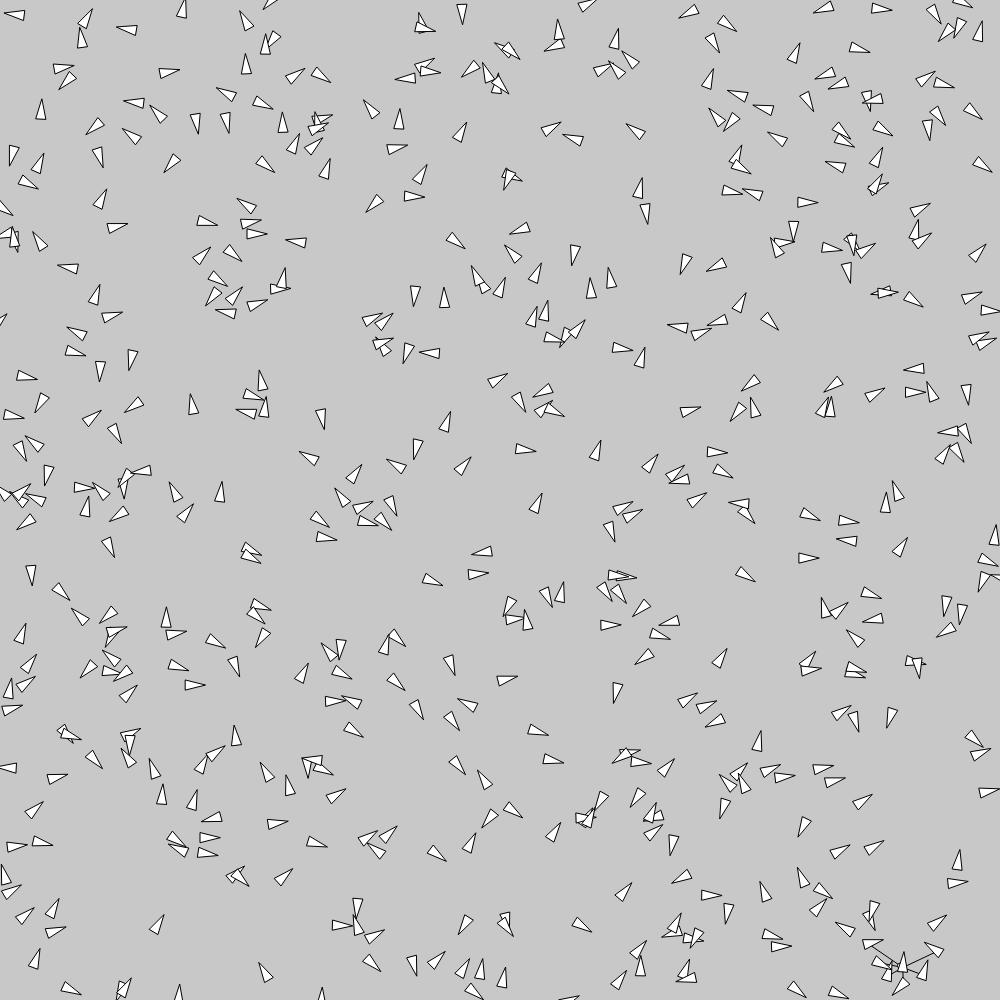
Frame 1 (no input)
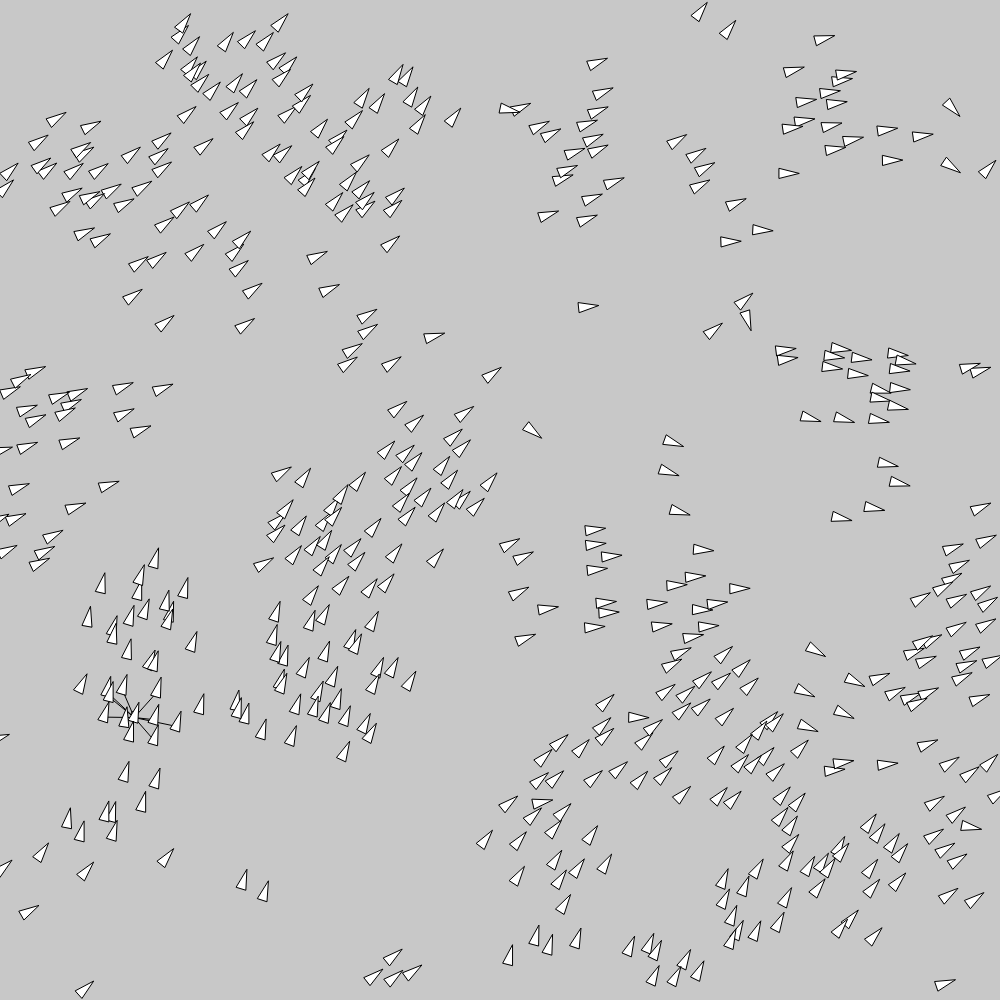
Frame 60 (no input)
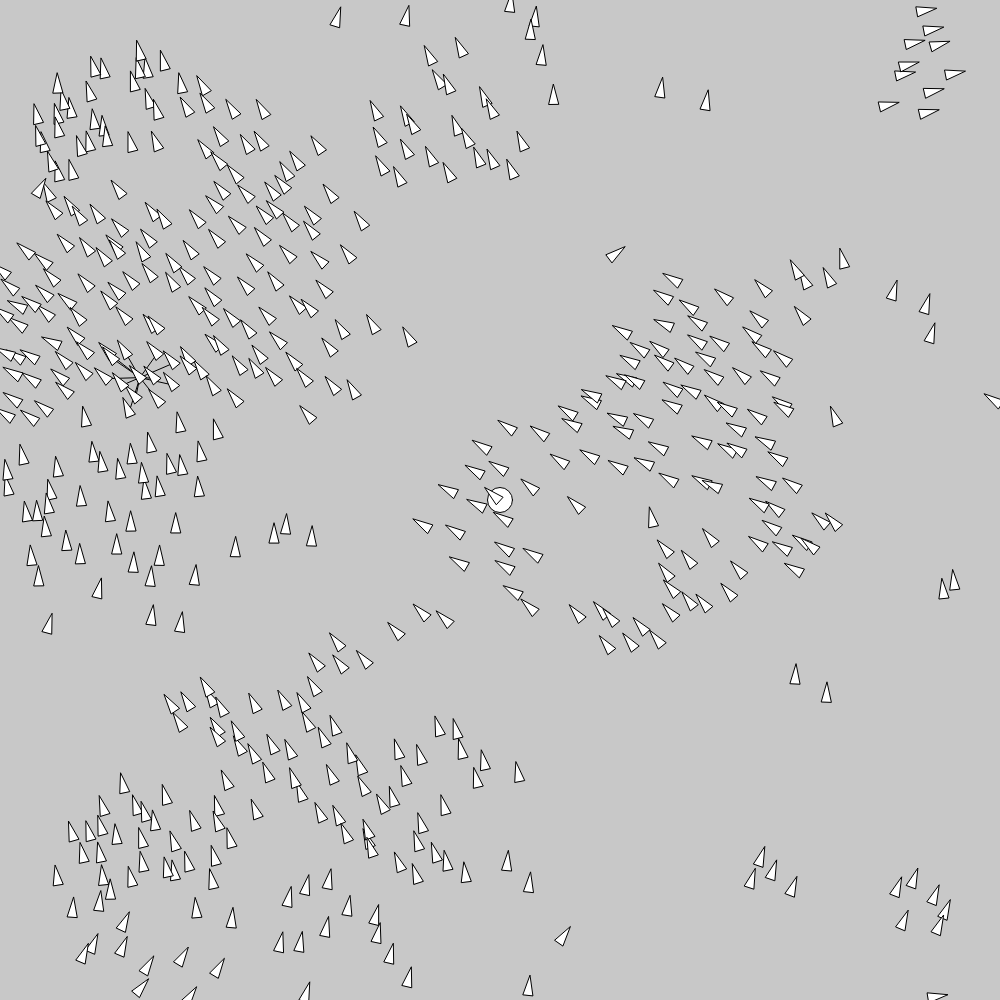
Frame 120 (the mouse pressed at the canvas centre since frame 60)

The p5.js sketch that drew these frames (run headless with seeded random() and noise() and a simulated clock; from frame 60 on, the mouse is pressed at the canvas centre):

// p5.js sketch
// ── sketch.js
let fishList = [];
let fish;
const DIM = 1000

function preload() {
  for(let i = 0; i < 500; i++) {
    fishList.push(new Boid(Math.random() * DIM,Math.random() * DIM,3, 255, DIM));
    fishList[i].update(i);
  }
  fishList[0].yep = true;
  fishList[0].color = 255;
  // fish = new Boid();
}

function setup() {
  createCanvas(DIM, DIM);
  angleMode(DEGREES);
  // for(let i = 0; i < 10; i++) {
  //   fishList.push(new Boid());
  // }
  console.log(fishList);
}

function draw() {
  background(200);
  for(let i = 0; i < fishList.length; i++) {
    fishList[i].check(fishList,i);
    fishList[i].update(0);
    fishList[i].display();
    // console.log(fishList[i]);
  }
}
// ── boid.js
class Boid {
    constructor(xPos=200, yPos=200, v=4, color=255, dim) {
      angleMode(DEGREES);
      this.xPos = xPos;
      this.yPos = yPos;
      this.verticies = [xPos - 5, yPos + 10, xPos, yPos - 10, xPos + 5, yPos + 10];
      this.v = -v;
      this.vel = createVector(0,v);
      this.theta = 90;
      this.cX = -1;
      this.cY = -1;
      this.yep = false;
      this.color = color;
      this.dim = dim
    }
  
    update(angle) {
      this.theta += angle;
      this.theta %= 360;
      
      for(let i = 0; i < 6; i += 2) {
        let x = cos(angle) * (this.verticies[i] - this.xPos) - sin(angle) * (this.verticies[i+1] - this.yPos) + this.xPos;
        let y = sin(angle) * (this.verticies[i] - this.xPos) + cos(angle) * (this.verticies[i+1] - this.yPos) + this.yPos;
        this.verticies[i] = x;
        this.verticies[i+1] = y;
      }
      this.move(this.xPos + this.v * cos(this.theta), this.yPos + this.v * sin(this.theta));
    }
  
    display() {
      if(this.yep) {
        noFill();
        // circle(this.xPos,this.yPos,100);
        fill(255);
      }
      fill(this.color);
      triangle(this.verticies[0], this.verticies[1], this.verticies[2], this.verticies[3], this.verticies[4], this.verticies[5]);
    }
  
    move(x, y) {
      if(y < 0) {
        y = this.dim;
      }
      if(y > this.dim) {
        y = 0;
      }
      if(x < 0) {
        x = this.dim;
      }
      if(x > this.dim) {
        x = 0;
      }
      for(let i = 0; i < 6; i += 2) {
        this.verticies[i] -= this.xPos;
        this.verticies[i] += x;
        this.verticies[i+1] -= this.yPos;
        this.verticies[i+1] += y;
      }
      this.xPos = x;
      this.yPos = y;
    }

    check(fishList,I) {
        let gamma = 0;
        let avgX = this.xPos;
        let avgY = this.yPos;
        let avgC = 1;
        for(let i = 0; i < fishList.length; i++) {

            let dis = sqrt(pow(this.xPos - fishList[i].xPos,2) + pow(this.yPos - fishList[i].yPos,2));
            if(I != i && dis < 50 && this.color == fishList[i].color) {
                avgX += fishList[i].xPos;
                avgY += fishList[i].yPos;
                avgC++;
                
                

                let phi = 90 - this.theta;
                let tempX = fishList[i].xPos * cos(phi) - fishList[i].yPos * sin(phi);
                let tempX2 = this.xPos * cos(phi) - this.yPos * sin(phi);
                let tempY = fishList[i].xPos * sin(phi) + fishList[i].yPos * cos(phi);
                let tempY2 = this.xPos * sin(phi) + this.yPos * cos(phi);

                if(this.theta < fishList[i].theta) {
                    gamma += 1;
                } else {
                    gamma -= 1;
                }

                if(dis < 50) {
                    
                    if(tempY < tempY2 + 10) {
                        
                        if(dis < 50) {
                            if(tempX > tempX2) {
                                gamma += -(1);
                            } else {
                                gamma += (1 );
                            }
                        }
                    } 
                    
                }


                
                this.cX = fishList[i].xPos;
                this.cY = fishList[i].yPos;
                if(this.yep) {
                  line(this.xPos,this.yPos,this.cX,this.cY);
                }
            }
        }
        // console.log(avgX);
        avgX = avgX / avgC;
        avgY = avgY / avgC;
        let phi = 90 - this.theta;
        let tempX = avgX * cos(phi) - avgY * sin(phi);
        let tempX2 = this.xPos * cos(phi) - this.yPos * sin(phi);
        let tempXM = mouseX * cos(phi) - mouseY * sin(phi);
        let tempY = avgX * sin(phi) + avgY * cos(phi);
        let tempY2 = this.xPos * sin(phi) + this.yPos * cos(phi);
        let tempYM = mouseX * sin(phi) + mouseY * cos(phi);
        // if(tempY < tempY2) {
            if(tempX < tempX2) {
                gamma += (-1);
            } else {
                gamma += (1);
            }
        // } 
        if(sqrt(pow(this.xPos - mouseX,2) + pow(this.yPos - mouseY,2)) < 9) {
            circle(mouseX,mouseY,25);
            if(tempXM < tempX2) {
                gamma += -15;
            } else {
                gamma += 15;
            }
        }         
        if(this.yep) {
            fill(this.color);
            circle(avgX,avgY,5);
        }
        this.update(gamma);
    }
  }
  
